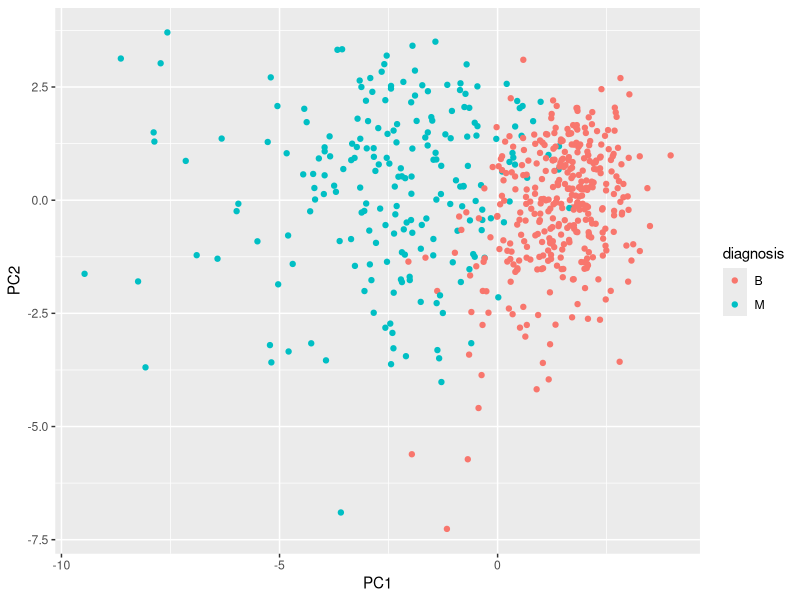

This chart was generated by the following R code:

library(ggplot2)

df = read.csv("data/wisconsin_breast_cancer.csv")

# 주성분 분석을 한 변수 데이터만 분리 
feature = df[,3:12] # 1,2 열은 각각 환자 ID, 진단(B: 양성, M:악성)

# 주성분 분석 
pca = prcomp(feature, scale = T) # 변수 값을 표준화(평균을 빼고, 표준편차로 나누어줌) 
result = pca$x # 각 환자별 주성분(PC1, PC2, ... PC10) 값 

# 시각화 
pc12 = result[,1:2] # PC1, PC2 선택 
df12 = data.frame(diagnosis = df$diagnosis, pc12) 
ggplot(data = df12, aes(x = PC1, y = PC2, col = diagnosis)) + geom_point() 








